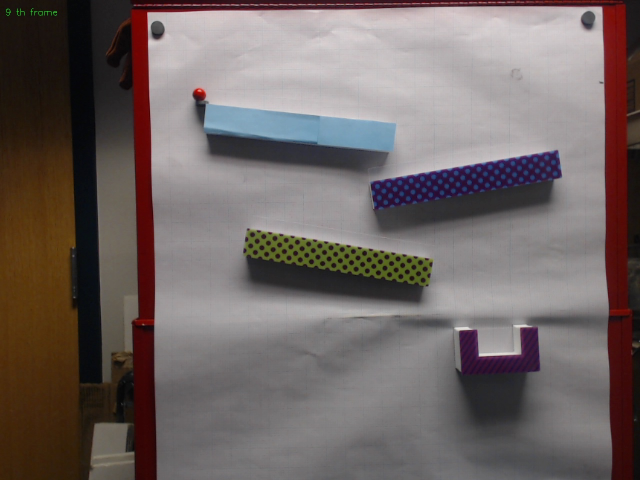
#> input picture frames/frame009.jpg, 1280 x 960 px (shown at 1/2 size); its folder holds only this picture in this run
$ python -i run.py   (imports and definitions only)   (Python 2 division)
#> lines starting #> are read from the running program, lines starting #| are printed output that depends on the picture; after the words box and inside, x2 and y2 are one past the last pixel; in counts of white or black regions, pixels touching at a corner belong together
#> further down, picture is the input picture: shape (960, 1280, 3); mean B, G, R 100.3, 102, 112.3
import numpy as np
import cv2
import sys
import imutils
import os
import glob

kernel = np.ones((5,5), np.uint8)

# background subtractor
fgbg = cv2.createBackgroundSubtractorMOG2()


cnt_min_vertices = 0
cnt_max_vertices = 1000000
cnt_solidity = [0.0, 100.0]
cnt_min_area = 200.0
cnt_max_area = 5000.0


points = []
radiuses = []


def find_corners(img):

	gray = cv2.cvtColor(img.copy(),cv2.COLOR_BGR2GRAY)
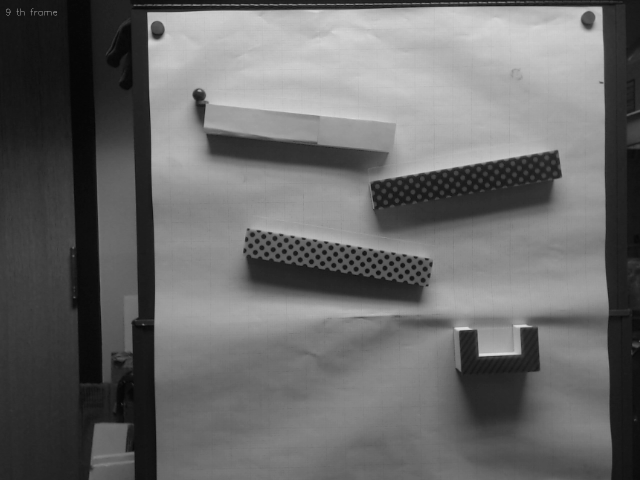
#> gray: shape (960, 1280) (shown at 1/2 size); min 5, max 222, mean 104.9

	ret,gray = cv2.threshold(gray, 85,255,1)
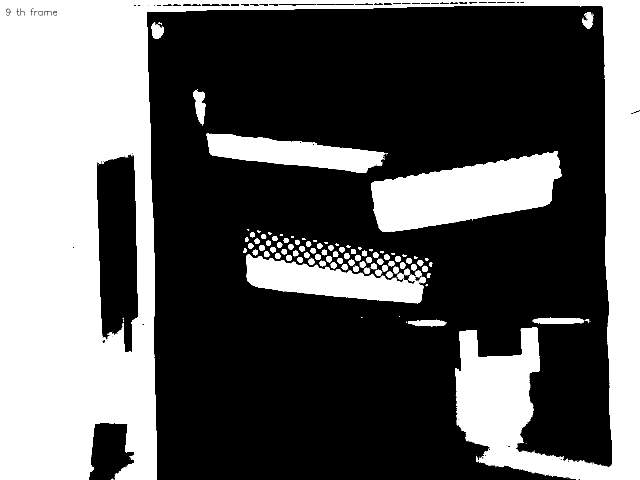
#> gray: shape (960, 1280) (shown at 1/2 size); 37.6% white; 156 white regions (68 under 20 px)

	cv2.imshow('filter', gray)
	contours = cv2.findContours(gray,cv2.RETR_LIST,cv2.CHAIN_APPROX_SIMPLE)[-2]
#> contours = 355 contours, 232 with area under 20; largest, box (x1, y1, x2, y2) and area: (0, 0, 1280, 960) 399913, (742, 302, 1124, 464) 38139, (193, 308, 277, 705) 26676, (492, 508, 852, 608) 19060, (412, 266, 776, 346) 15434

	tmp_x = []
	tmp_y = []
	results = []

	if len(contours) > 0 :

		c = max(contours, key=cv2.contourArea)
#> c = contour of 851 points, box (x1, y1, x2, y2) (0, 0, 1280, 960), area 399913
		x,y,w,h = cv2.boundingRect(c)
#> x = 0; y = 0; w = 1280; h = 960

        	results.append(x)
		results.append(y)
		results.append(w)
		results.append(h)

	print results
#| [0, 0, 1280, 960]

	return results


# [165 lines left out: functions track, get_status, find_surface, not called in this run]

>>> import cv2
>>> picture = cv2.imread('frames/frame009.jpg')
>>> result = find_corners(picture)
#> result = [0, 0, 1280, 960]
